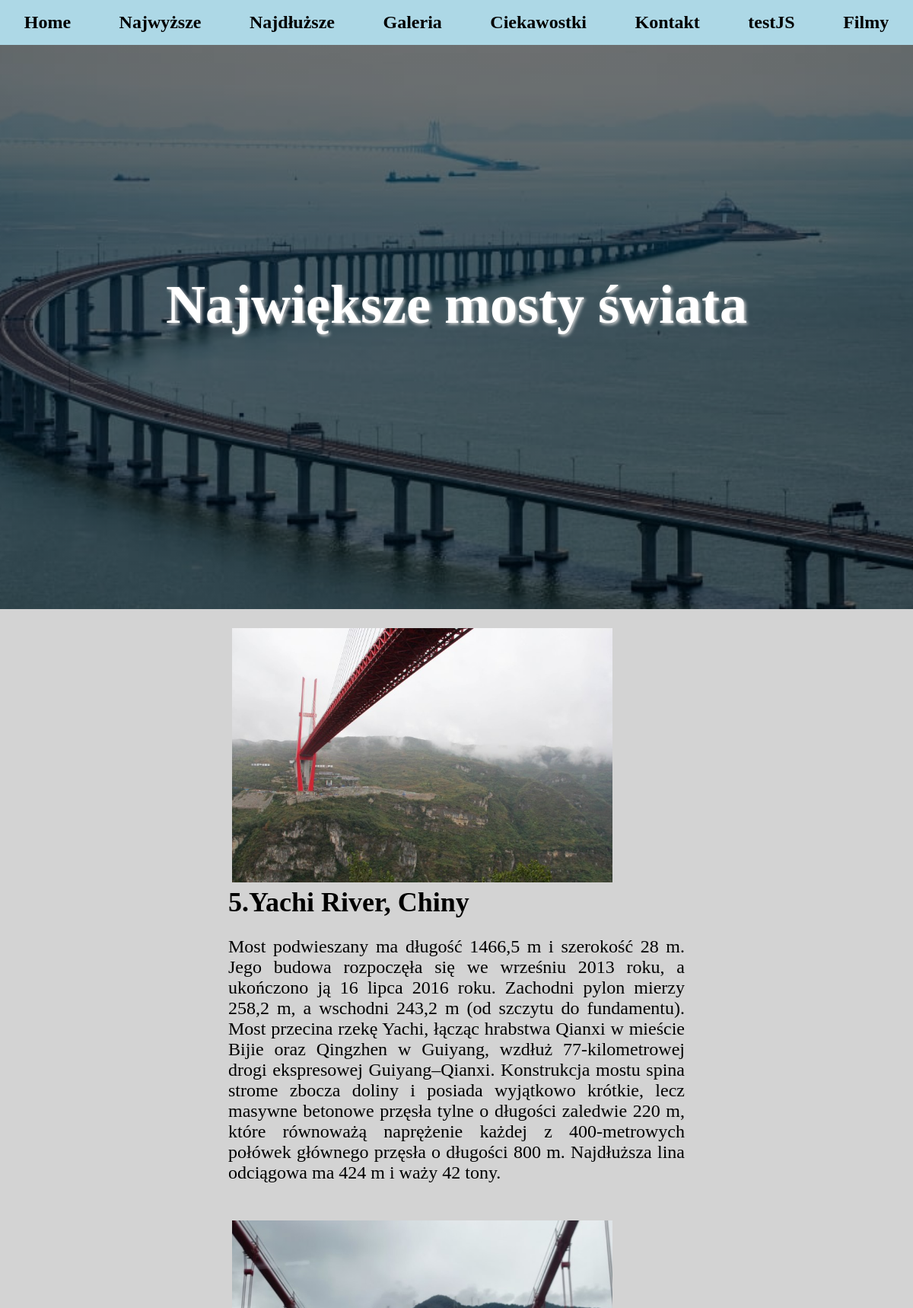
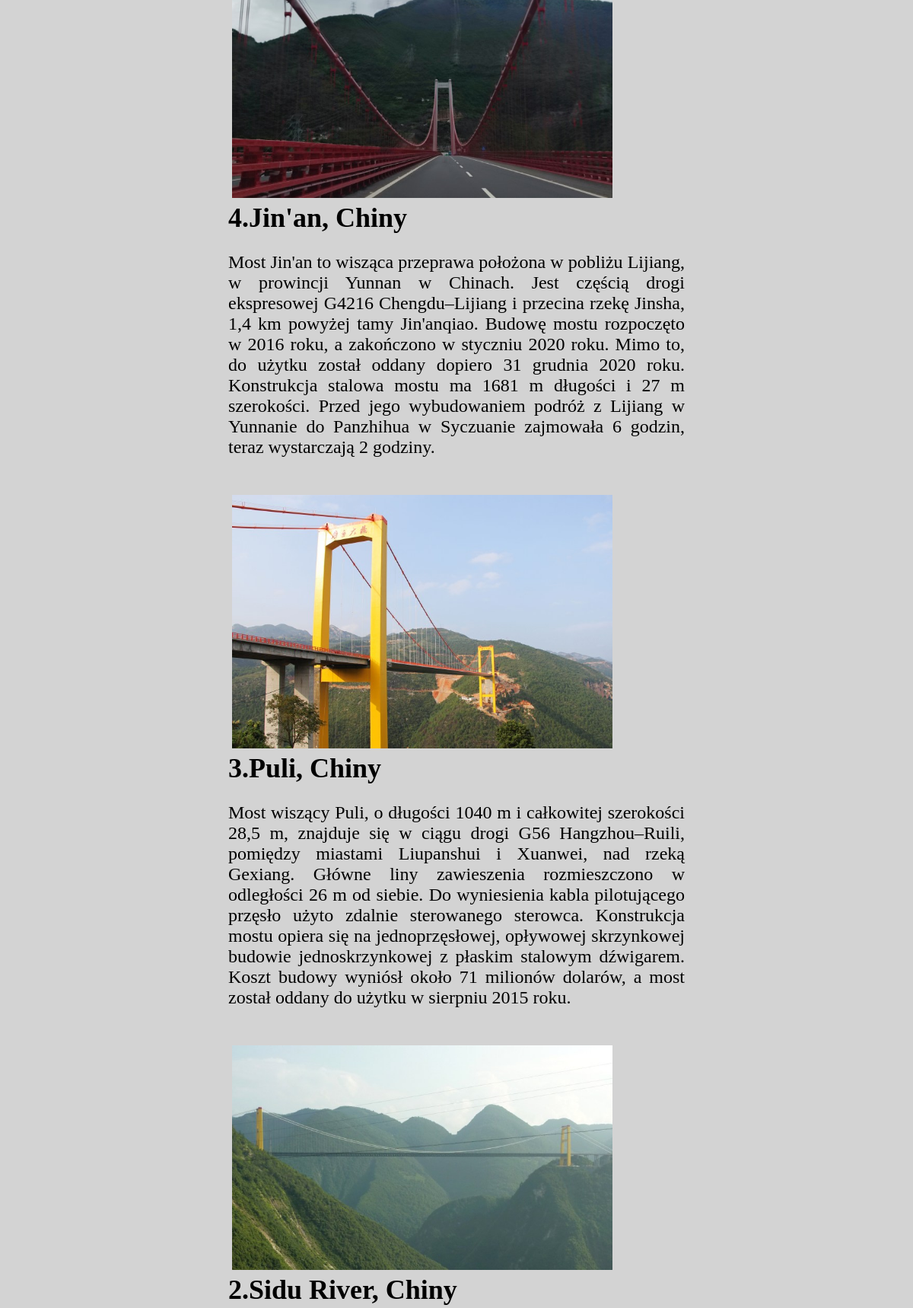
The app's page /lab7/index.php?idp=2 (upper part) with its own data (2 pictures, top to bottom).
### tables this page shows
CREATE TABLE `page_list` (
  `id` int(11) NOT NULL,
  `page_title` varchar(255) NOT NULL,
  `page_content` text NOT NULL,
  `status` int(11) NOT NULL DEFAULT 1
);

### lab7/cfg.php (called while the page is built, shortened)
<?php
$baza = 'moja_strona';
?>

### lab7/showpage.php (called while the page is built)
<?php
function PokazPodstrone($id) {
    include 'cfg.php';
    $id_clear = htmlspecialchars($id);
    $result =
      $link->query("SELECT * FROM page_list WHERE id='$id_clear' LIMIT 1");
    $web = 'nie znaleziono strony';
    while($record = mysqli_fetch_array($result)) {
        $web = $record;
    }
    return $web[2];
}
?>

### lab7/index.php (the view, shortened to what this page needs)
<?php
 include 'cfg.php';
 include 'showpage.php';
 include 'showtitle.php';
 $idp = $_GET['idp'];
?>
<!DOCTYPE html>
<html lang="en">
  <head>
    <link rel="stylesheet" href="css/style.css" />
  </head>
  <body onload="startclock()">
    <header>
      <nav>
          <ul class="nav-list">
          <li><a href="index.php?idp=1" class="list-item">Home</a></li>
          <li><a href="index.php?idp=2" class="list-item">Najwyższe</a></li>
          <li><a href="index.php?idp=3" class="list-item">Najdłuższe</a></li>
          <li><a href="index.php?idp=4" class="list-item">Galeria</a></li>
          <li><a href="index.php?idp=5" class="list-item">Ciekawostki</a></li>
          <li><a href="index.php?idp=6" class="list-item">Kontakt</a></li>
          <li><a href="index.php?idp=7" class="list-item">testJS</a></li>
          <li><a href="index.php?idp=8" class="list-item">Filmy</a></li>
        </ul>
      </nav>
      <h1 class="header-title" id="header-title" onclick="changeBackground()">
        <?php
        if($idp) {
          echo Title($idp);
        } else {
          echo "Strona główna";
        }
        ?>
      </h1>
    </header>
    <main>
      <?php
      if($idp) {
        echo PokazPodstrone($idp);
      } else {
        include("html/glowna.html");
      }
      ?>
    </main>
    <?php
 $nr_indeksu = 169256;
 $nrGrupy = 2;
 echo 'Ireneusz Kopiec '.$nr_indeksu.' grupa '.$nrGrupy.' <br /><br />';
?>
  </body>
</html>

### lab7/showtitle.php
<?php
function Title($id) {
    include 'cfg.php';
    $id_clear = htmlspecialchars($id);
    $querry = "SELECT * FROM page_list WHERE id='$id_clear' LIMIT 1";
    $result = mysqli_query($link,$querry);
    $row = mysqli_fetch_assoc($result);
    if(empty($row['id'])) {
        echo 'nie_znaleziono_strony';
    } else {
        echo $row['page_title'];
    }
}
?>

### lab7/css/style.css (style rules this page uses)
body { margin: 0px; }
header { background-image: linear-gradient(rgba(0, 0, 0, 0.5), rgba(0, 0, 0, 0.5)), url("../img/header-img.jpeg"); background-repeat: no-repeat; background-size: cover; background-position: center; height: 100vh; display: flex; flex-direction: column; justify-content: center; align-items: center; }
.header-title { font-size: 72px; color: white; text-shadow: 2px 2px 4px lightgray; }
nav { background-color: lightblue; width: 100%; position: fixed; top: 0; left: 0; }
.nav-list { display: flex; flex-direction: row; justify-content: space-around; align-items: center; list-style: none; padding: 0; white-space: nowrap; }
.list-item { text-decoration: none; color: black; font-weight: bolder; font-size: 24px; }
main, footer { background-color: lightgrey; display: flex; flex-direction: column; justify-content: center; align-items: center; }
.section-title { margin: 0px; padding-top: 20px; font-size: 36px; }
.row { width: 50%; padding-top: 20px; }
.row-text { text-align: justify; font-size: 24px; }
.picture { float: left; padding: 5px; width: 500px; margin-right: 15px; transform: scale(1); -webkit-touch-callout: none; -webkit-user-select: none; -moz-user-select: none; -ms-user-select: none; user-select: none; transition: all 5s; }

### records on screen
page_list: page_title "Największe mosty świata", page_content (picture), page_content "5. Yachi River, Chiny Most podwieszany ma długość 1466,5 m i szerokość 28 m. Jego budowa rozpoczęła się we wrześniu 2013 roku, a ukończono ją 16 lipca 2016 roku. Zachodni pylon mierzy 258,2 m, a wschodni 243,2 m (od szczytu do fundamentu). Most przecina rzekę Yachi, łącząc hrabstwa Qianxi w mieście Bijie oraz Qingzhen w Guiyang, wzdłuż 77-kilometrowej drogi ekspresowej Guiyang–Qianxi. Konstrukcja mostu spina strome zbocza doliny i posiada wyjątkowo krótkie, lecz masywne betonowe przęsła tylne o długości zaledwie 220 m, które równoważą naprężenie każdej z 400-metrowych połówek głównego przęsła o długości 800 m. Najdłuższa lina odciągowa ma 424 m i waży 42 tony. 4. Jin'an, Chiny Most Jin'an…"
